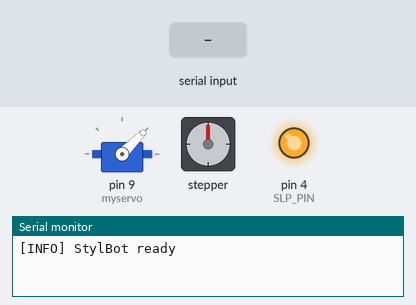
Bench run of a sketch on a simulated Arduino Uno, built with avr-gcc and run on an emulated ATmega328P. Shown: servo, stepper motor, output pins drawn as LEDs (lit = HIGH), the last lines printed to the serial monitor. The inputs (shaded band) are chosen by the test bench. Stepper angles assume 200 steps per turn; pins used as bus, display or sensor lines are not drawn.

Above: at 1.2 s.
1.3 s: "RIGHT,45\n" received over Serial
At 2.2 s:
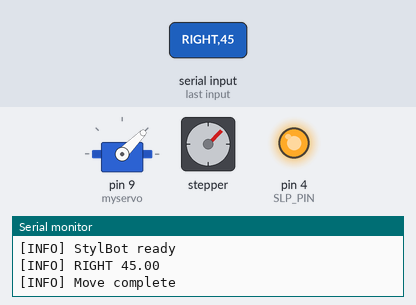
3.2 s: "RESUME\n" received over Serial
At 4.1 s:
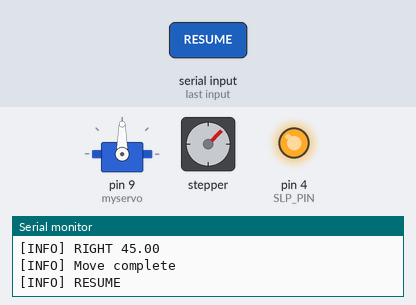
4.7 s: "LEFT,45\n" received over Serial
At 5.9 s:
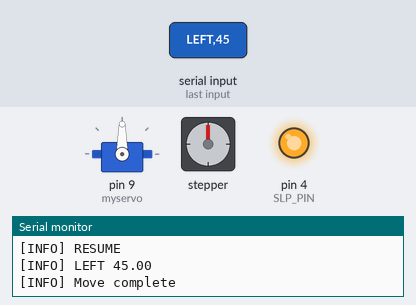
6.6 s: "RIGHT,45\n" received over Serial
At 6.76 s:
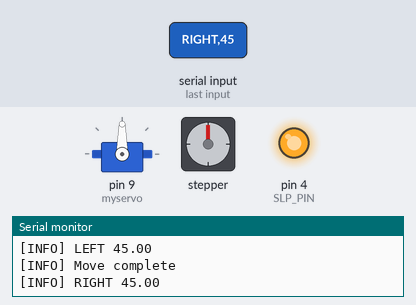
Timing chart, 0 to 9.5 s (numbered marks = the images above; inputs shaded):
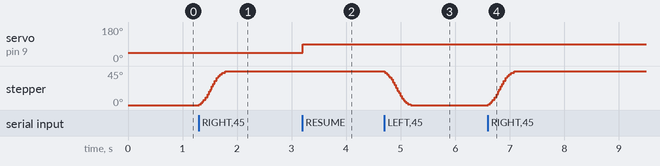

The sketch:

StepperMotorV2.ino
```cpp
#include <AccelStepper.h>
#include <Servo.h>

// ─────────────────────────────
// Stepper Motor Class Wrapper
// ─────────────────────────────
class StepperMotor {
  public:
    AccelStepper stepper;

    long stepsPerRev;
    bool moving = false;

    StepperMotor(int stepPin, int dirPin, long stepsPerRev)
      : stepper(AccelStepper::DRIVER, stepPin, dirPin),
        stepsPerRev(stepsPerRev) {}

    void begin() {
      stepper.setMaxSpeed(800);
      stepper.setAcceleration(300);
    }

    long degreesToSteps(float deg) {
      return (deg / 360.0) * stepsPerRev;
    }

    void moveDegrees(float deg) {
      stepper.move(degreesToSteps(deg));
      moving = true;
    }

    void moveDegreesRelative(float deg) {
      stepper.move(degreesToSteps(deg));
      moving = true;
    }

    void stop() {
      stepper.stop();   // decelerates smoothly
      moving = false;
    }

    void update() {
      stepper.run();

      if (moving && stepper.distanceToGo() == 0) {
        moving = false;
        Serial.println("[INFO] Move complete");
      }
    }
};

// ─────────────────────────────
// Pins
// ─────────────────────────────
#define STEP_PIN 2
#define DIR_PIN  3
#define SLP_PIN  4
#define RST_PIN  5

// ─────────────────────────────
// Objects
// ─────────────────────────────
StepperMotor motor(STEP_PIN, DIR_PIN, 200);
Servo myservo;

// ─────────────────────────────
// Serial
// ─────────────────────────────
String inputBuffer = "";

// ─────────────────────────────
// Command handler
// ─────────────────────────────
void handleCommand(String cmd) {
  cmd.trim();

  if (cmd == "STOP") {
    motor.stop();

    myservo.write(45);
    //digitalWrite(SLP_PIN, LOW);

    Serial.println("[INFO] STOP");
  }

  else if (cmd == "RESUME") {
    digitalWrite(SLP_PIN, HIGH);
    myservo.write(90);

    Serial.println("[INFO] RESUME");
  }

  else if (cmd.startsWith("RIGHT")) {
    float deg = cmd.substring(6).toFloat();
    motor.moveDegrees(deg);

    Serial.print("[INFO] RIGHT ");
    Serial.println(deg);
  }

  else if (cmd.startsWith("LEFT")) {
    float deg = cmd.substring(5).toFloat();
    motor.moveDegrees(-deg);

    Serial.print("[INFO] LEFT ");
    Serial.println(deg);
  }

  else {
    Serial.print("[WARN] Unknown: ");
    Serial.println(cmd);
  }
}

// ─────────────────────────────
// Setup
// ─────────────────────────────
void setup() {
  pinMode(SLP_PIN, OUTPUT);
  pinMode(RST_PIN, OUTPUT);

  digitalWrite(SLP_PIN, HIGH);
  digitalWrite(RST_PIN, HIGH);

  myservo.attach(9);
  myservo.write(45);

  Serial.begin(9600);
  Serial.println("[INFO] StylBot ready");

  motor.begin();
}

// ─────────────────────────────
// Loop
// ─────────────────────────────
void loop() {

  // Serial input
  while (Serial.available()) {
    char c = Serial.read();

    if (c == '\n' || c == '\r') {
      inputBuffer.trim();

      if (inputBuffer.length() > 0) {
        handleCommand(inputBuffer);
        inputBuffer = "";
      }

    } else {
      inputBuffer += c;
    }
  }

  // Stepper update (non-blocking)
  motor.update();
}
```

Measured:
- after the input at 1.3 s, stepper: turns 45° clockwise in 0.47 s, starting at once
- after the input at 3.2 s, servo on pin 9 (myservo): 45° → 90° at once
- after the input at 4.7 s, stepper: turns 45° counter-clockwise in 0.47 s, starting at once
- after the input at 6.6 s, stepper: turns 45° clockwise in 0.47 s, starting at once
